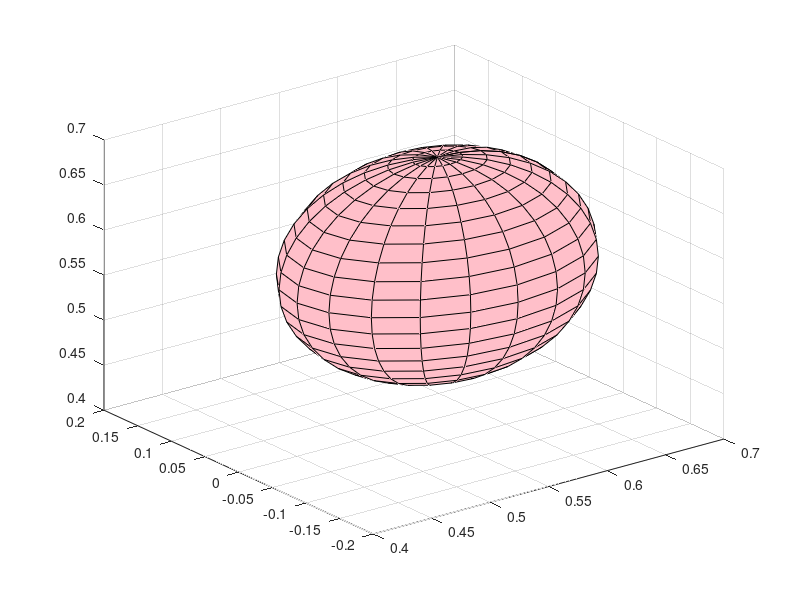

This figure's MATLAB source: (Note: this script raises an error after producing the figure.)
%% INIT

close all
clear all
clc

rr=0.2; % robot_radius
rh=0.12; % head radius
l3=0.18; % link3 length
n_points=100;

% head centre position wrt to Fb reference system
xT=0.57;yT=0; zT=0.57;pT=[xT,yT,zT];

%% PLOTS
%% Plot head
colormap([1, 0.75, 0.79])
[x,y,z]=sphere;

surf(xT+rh*x,rh*y,zT+rh*z)

alpha(0.4)
shading interp


box on
grid on
view([0,-1,0]);
rotate3d on

%% Plot robot
% Robot State
q1 = pi/2;
q2 = -pi/2;
q3 = 0;
q = [q1; q2; q3];
plot_robot(q, pT, rr, l3)
